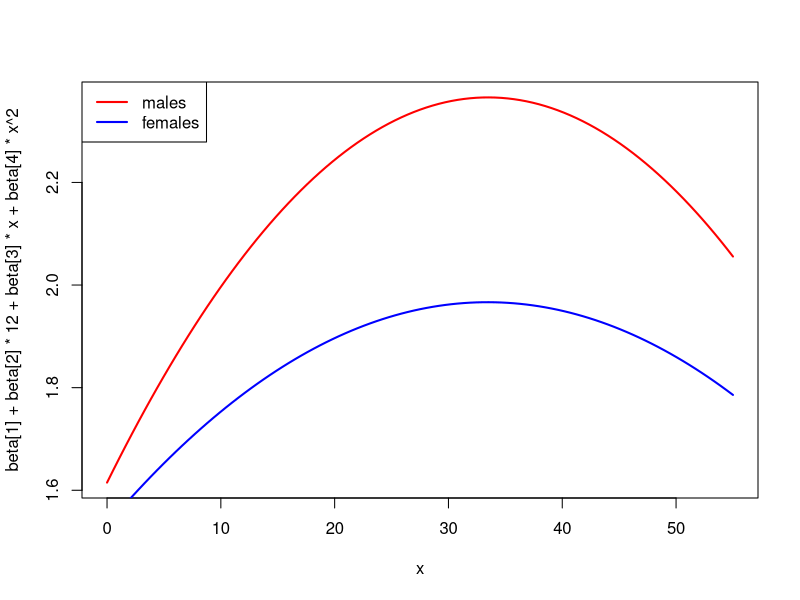
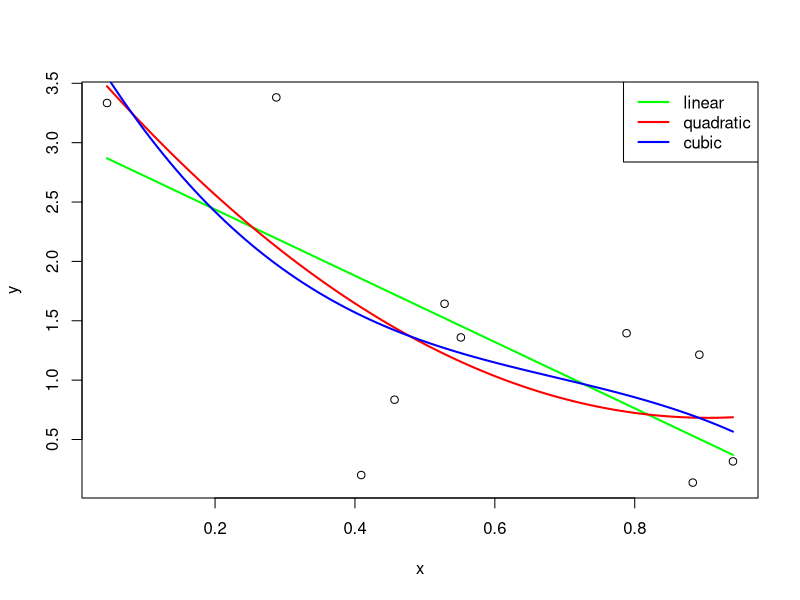

Here is the R script that generated these plots, in order:
## ---- chunk 1
library(AER)
## ---- chunk 2
data(CPS1985)
males <- CPS1985[CPS1985$gender=="male",]
females <- CPS1985[CPS1985$gender=="female",]
## ---- chunk 3
lmm = lm(log(wage)~ education + experience + I(experience^2), data=males)
summary(lmm)
## ---- chunk 4
lmf = lm(log(wage)~ education + experience + I(experience^2), data=females)
summary(lmf)
## ---- chunk 5
sum(lmm$residuals^2)
deviance(lmm)
## ---- chunk 6
sum(lmf$residuals^2)
deviance(lmf)
## ---- chunk 7
predict(lmm, data.frame(education=12, experience=10))
predict(lmf, data.frame(education=12, experience=10))
## ---- chunk 8
xrange <- range(males$experience, females$experience)
beta <- lmm$coefficients
curve(beta[1] + beta[2]*12 + beta[3]*x + beta[4]*x^2, lwd=2, xlim=xrange, col="red")
beta <- lmf$coefficients
curve(beta[1] + beta[2]*12 + beta[3]*x + beta[4]*x^2, lwd=2, add=T, col="blue")
legend("topleft",c("males","females"),lwd=2,col=c("red","blue"))
## ---- chunk 9
set.seed(123)
x <- runif(10)
y <- 2 - 2*x + 0.5*x^2 + rnorm(length(x), 0.2)
lm1 <- lm( y ~ x )
lm2 <- lm( y ~ x + I(x^2))
lm3 <- lm( y ~ x + I(x^2) + I(x^3) )
## ---- chunk 10
plot(x,y)
curve(lm1$coefficients[1] + lm1$coefficients[2]*x, add=T, col="green", lwd=2)
curve(lm2$coefficients[1] + lm2$coefficients[2]*x + lm2$coefficients[3]*x^2, add=T, col="red", lwd=2)
curve(lm3$coefficients[1] + lm3$coefficients[2]*x + lm3$coefficients[3]*x^2 + lm3$coefficients[4]*x^3, add=T, col="blue", lwd=2)
legend("topright",c("linear","quadratic","cubic"),lwd=2,col=c("green","red","blue"))
## ---- chunk 11
P1 = model.matrix(lm1); print(P1)
P2 = model.matrix(lm2); print(P2)
P3 = model.matrix(lm3); print(P3)
## ---- chunk 12
sum(diag(P1)); sum(diag(P2)); sum(diag(P3))
## ---- chunk 13
# TODO
